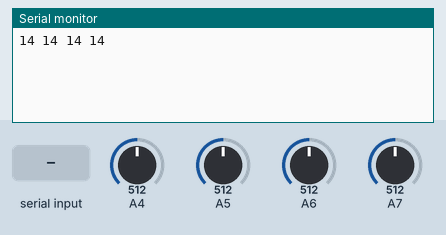
Simulated run of this sketch. Board: Arduino Nano, built with avr-gcc and run on an emulated ATmega328P. On the bench: the last lines printed to the serial monitor. Inputs (shaded band) come from the test bench; at power-on: A4 = 512, A5 = 512, A6 = 512, A7 = 512.

Above: at 1.2 s.
1.3 s: "!" received over Serial
At 1.6 s:
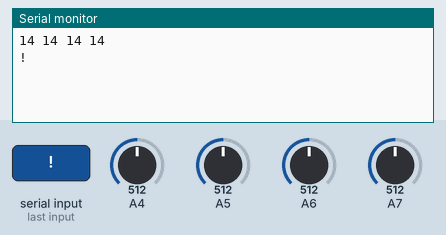
2.8 s: A4 set to 716
At 4.0 s:
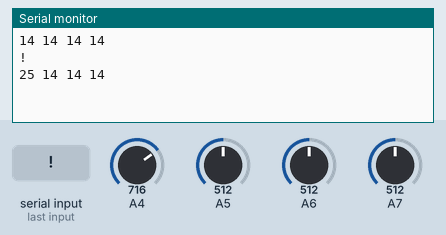
4.3 s: A5 set to 716
At 5.3 s:
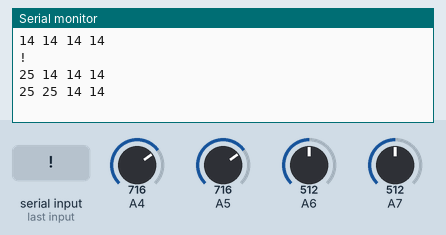
5.8 s: A6 set to 716
At 6.5 s:
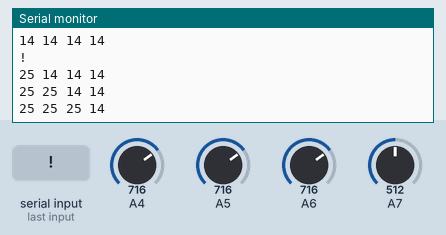
7.3 s: A7 set to 716
At 8.5 s:
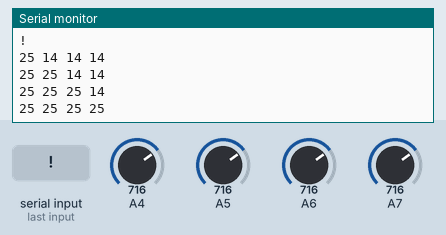
8.8 s: A4 set to 992
At 9.9 s:
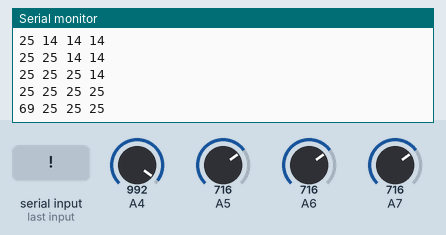
Timing chart, 0 to 11.3 s (numbered marks = the images above; inputs shaded):
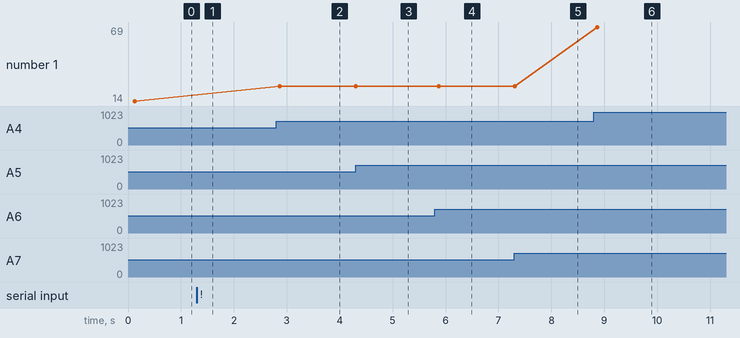

The sketch:

ReadKnobs.ino
```cpp
#include <stdio.h>
#include <stdlib.h>
#include <string.h>
// constants
#define alpha 0.8
//funciton defs
int calc_percentage(int pot,int* prev);
int scale(int pot);

// globlals
// Store previous value read for filtering
int prev_pot1=0;
int prev_pot2=0;
int prev_pot3=0;
int prev_pot4=0;
// current reading as a percentage
int pot1_percentage;
int pot2_percentage;
int pot3_percentage;
int pot4_percentage;
// previously sent percentage
int prev_pot1_percentage=0;
int prev_pot2_percentage=0;
int prev_pot3_percentage=0;
int prev_pot4_percentage=0;
// strings to be sent over serial
char pot1_percentage_str[sizeof(char)*4];
char pot2_percentage_str[sizeof(char)*4];
char pot3_percentage_str[sizeof(char)*4];
char pot4_percentage_str[sizeof(char)*4];
//variable for tracking time passed
unsigned long now;

void setup() {
// start serial
Serial.begin(112500);
//declare inputs
pinMode(A4,INPUT);
pinMode(A6,INPUT);
pinMode(A5,INPUT);
pinMode(A7,INPUT);
//get current time for filter
now= millis();
}
//rescale values between 0-100 as rounding using floor prevents the percentages from reaching 100
int scale(int pot){
  pot=floor((double)pot/0.99);
  pot=min(pot,100);
  pot=max(pot,0);
  return pot;
}

// converts 10 bit integer value read by ADC to a percentage
int calc_percentage(int pot,int* prev){
   *prev=pot;
   int pot_percentage=floor(((double)pot/(double)1023)*100);
   pot_percentage=calc_log(pot_percentage);
   return pot_percentage;
}

// maps linear input to logarithmic output
int calc_log(int percentage){
  percentage=abs(100-percentage);
  double log_percentage=(log((double)percentage))/log(100)*100;
  int log_percentage_int=floor(abs(log_percentage-100));
  return log_percentage_int;
}

void loop() {
// Read potentiometer values
 int pot1=analogRead(A4);
 int pot2=analogRead(A5);
 int pot3=analogRead(A6);
 int pot4=analogRead(A7);
// filter out noise in measurements
 int pot1_debounce=(alpha*pot1)+((1-alpha)*prev_pot1);
 int pot2_debounce=(alpha*pot2)+((1-alpha)*prev_pot2);
 int pot3_debounce=(alpha*pot3)+((1-alpha)*prev_pot3);
 int pot4_debounce=(alpha*pot4)+((1-alpha)*prev_pot4);
// convert filtered measurement to a percentage of a 10 bit integer
 pot1_percentage=calc_percentage(pot1_debounce,&prev_pot1);
 pot2_percentage=calc_percentage(pot2_debounce,&prev_pot2);
 pot3_percentage=calc_percentage(pot3_debounce,&prev_pot3);
 pot4_percentage=calc_percentage(pot4_debounce,&prev_pot4);

 pot1_percentage=scale(pot1_percentage);
 pot2_percentage=scale(pot2_percentage);
 pot3_percentage=scale(pot3_percentage);
 pot4_percentage=scale(pot4_percentage);
// convert percentage to string
 itoa(pot1_percentage,pot1_percentage_str,10);
 itoa(pot2_percentage,pot2_percentage_str,10);
 itoa(pot3_percentage,pot3_percentage_str,10);
 itoa(pot4_percentage,pot4_percentage_str,10);

// limit the sample rate to avoid flooding the serial buffer and excessive CPU usage on the desktop side
 if ((millis()-now)>=130){
  now=millis();
  //only send if a value changes to reduce the number of updates the desktop program has to perform
  if ((prev_pot1_percentage!=pot1_percentage)||(prev_pot2_percentage!=pot2_percentage)||(prev_pot3_percentage!=pot3_percentage)||(prev_pot4_percentage!=pot4_percentage)){
    char volumes[sizeof(char)*15];
    strcpy(volumes,pot1_percentage_str);
    strcat(volumes," ");
    strcat(volumes,pot2_percentage_str);
    strcat(volumes," ");
    strcat(volumes,pot3_percentage_str);
    strcat(volumes," ");
    strcat(volumes,pot4_percentage_str);\
    //send values over serial
    Serial.println(volumes);
  }
  //record reading sent for next itteration
  prev_pot1_percentage=pot1_percentage;
  prev_pot2_percentage=pot2_percentage;
  prev_pot3_percentage=pot3_percentage;
  prev_pot4_percentage=pot4_percentage;
}
//clear serial buffer
Serial.flush();
//if pinged with ! return ! to confirm you are connected
  while (Serial.available()) {
    char inChar = (char)Serial.read();
    if (inChar=='!')Serial.println("!");
}
}
```

Measured:
- after the input at 1.3 s, the serial monitor: prints a new line at once (image 1)
- after the input at 2.8 s, the serial monitor: prints a new line after 0.07 s (image 2)
- after the input at 4.3 s, the serial monitor: prints a new line at once (image 3)
- after the input at 5.8 s, the serial monitor: prints a new line after 0.07 s (image 4)
- after the input at 7.3 s, the serial monitor: prints a new line at once (image 5)
- after the input at 8.8 s, the serial monitor: prints a new line after 0.07 s (image 6)
- plotted number 1: 14 → 25 after the input at 2.8 s, 25 → 69 after the input at 8.8 s
